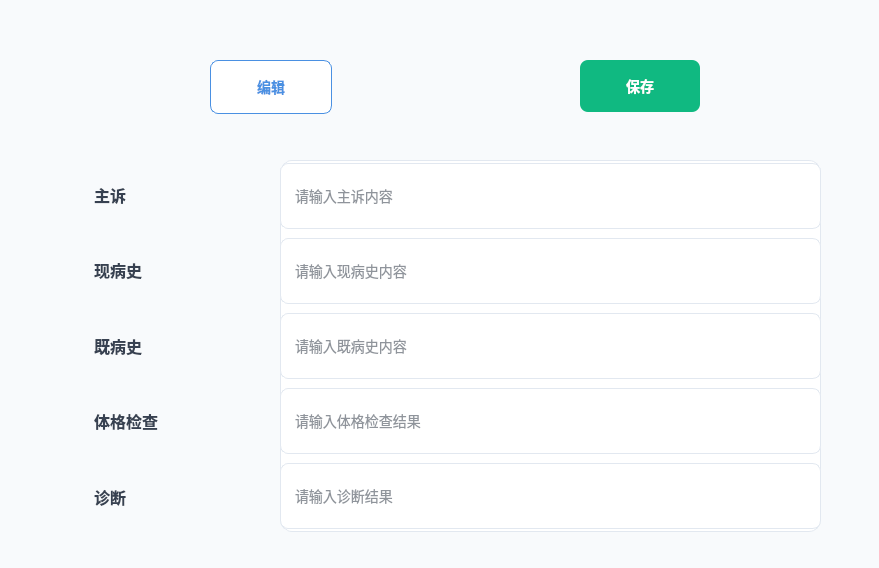
<?xml version="1.0" encoding="UTF-8"?>
<ui version="4.0">
 <class>doctorCaseEditClient</class>
 <widget class="QWidget" name="doctorCaseEditClient">
  <property name="geometry">
   <rect>
    <x>0</x>
    <y>0</y>
    <width>879</width>
    <height>568</height>
   </rect>
  </property>
  <property name="minimumSize">
   <size>
    <width>879</width>
    <height>568</height>
   </size>
  </property>
  <property name="maximumSize">
   <size>
    <width>879</width>
    <height>568</height>
   </size>
  </property>
  <property name="windowTitle">
   <string>病例编辑</string>
  </property>
  <property name="styleSheet">
   <string notr="true">
/* 主窗口样式 */
QWidget {
    font-family: &quot;Segoe UI&quot;, &quot;Microsoft YaHei&quot;, sans-serif;
    background-color: #f8fafc;
}

/* 标签样式 */
QLabel {
    background-color: transparent;
    color: #374151;
    font-size: 16px;
    font-weight: 500;
    padding: 8px 0px;
}

/* 输入框样式 */
QLineEdit {
    background-color: white;
    border: 1px solid #e2e8f0;
    border-radius: 8px;
    padding: 12px;
    font-size: 14px;
    color: #1f2937;
    selection-background-color: #4a90e2;
    selection-color: white;
    min-height: 40px;
}

QLineEdit:focus {
    border: 1px solid #4a90e2;
    background-color: #f0f7ff;
    outline: none;
}

QLineEdit:hover {
    border: 1px solid #cbd5e1;
}

QLineEdit:read-only {
    background-color: #f1f5f9;
    color: #64748b;
    border: 1px solid #e2e8f0;
}

/* 按钮样式 */
QPushButton {
    background-color: #4a90e2;
    color: white;
    border: none;
    border-radius: 8px;
    padding: 10px 20px;
    font-size: 14px;
    font-weight: 500;
    transition: all 0.2s ease;
    min-width: 80px;
    min-height: 32px;
}

QPushButton:hover {
    background-color: #3a7bc8;
    transform: translateY(-1px);
}

QPushButton:pressed {
    background-color: #2c6bb6;
    transform: translateY(1px);
}

QPushButton:disabled {
    background-color: #cbd5e1;
    color: #94a3b8;
}

/* 编辑按钮特殊样式 */
#pushButton {
    background-color: white;
    color: #4a90e2;
    border: 1px solid #4a90e2;
}

#pushButton:hover {
    background-color: #4a90e2;
    color: white;
}

#pushButton:pressed {
    background-color: #3a7bc8;
    border-color: #3a7bc8;
}

/* 保存按钮特殊样式 */
#pushButton_2 {
    background-color: #10b981;
    color: white;
}

#pushButton_2:hover {
    background-color: #0d966c;
}

#pushButton_2:pressed {
    background-color: #0b845a;
}

/* 布局容器样式 */
#verticalLayoutWidget {
    background-color: white;
    border-radius: 12px;
    border: 1px solid #e2e8f0;
    box-shadow: 0 4px 6px rgba(0, 0, 0, 0.05);
}

#verticalLayoutWidget_2 {
    background-color: transparent;
}

/* 布局样式 */
QVBoxLayout {
    spacing: 15px;
}
   </string>
  </property>
  <widget class="QWidget" name="verticalLayoutWidget">
   <property name="geometry">
    <rect>
     <x>280</x>
     <y>160</y>
     <width>541</width>
     <height>372</height>
    </rect>
   </property>
   <property name="minimumSize">
    <size>
     <width>0</width>
     <height>40</height>
    </size>
   </property>
   <layout class="QVBoxLayout" name="verticalLayout">
    <item>
     <widget class="QLineEdit" name="mainLineEdit">
      <property name="minimumSize">
       <size>
        <width>0</width>
        <height>66</height>
       </size>
      </property>
      <property name="font">
       <font>
        <family>Segoe UI</family>
        <pointsize>-1</pointsize>
       </font>
      </property>
      <property name="placeholderText">
       <string>请输入主诉内容</string>
      </property>
     </widget>
    </item>
    <item>
     <widget class="QLineEdit" name="nowLineEdit">
      <property name="minimumSize">
       <size>
        <width>0</width>
        <height>66</height>
       </size>
      </property>
      <property name="font">
       <font>
        <family>Segoe UI</family>
        <pointsize>-1</pointsize>
       </font>
      </property>
      <property name="placeholderText">
       <string>请输入现病史内容</string>
      </property>
     </widget>
    </item>
    <item>
     <widget class="QLineEdit" name="pastLineEdit">
      <property name="minimumSize">
       <size>
        <width>0</width>
        <height>66</height>
       </size>
      </property>
      <property name="font">
       <font>
        <family>Segoe UI</family>
        <pointsize>-1</pointsize>
       </font>
      </property>
      <property name="placeholderText">
       <string>请输入既病史内容</string>
      </property>
     </widget>
    </item>
    <item>
     <widget class="QLineEdit" name="checkLineEdit">
      <property name="minimumSize">
       <size>
        <width>0</width>
        <height>66</height>
       </size>
      </property>
      <property name="font">
       <font>
        <family>Segoe UI</family>
        <pointsize>-1</pointsize>
       </font>
      </property>
      <property name="placeholderText">
       <string>请输入体格检查结果</string>
      </property>
     </widget>
    </item>
    <item>
     <widget class="QLineEdit" name="diagnoseLineEdit">
      <property name="minimumSize">
       <size>
        <width>0</width>
        <height>66</height>
       </size>
      </property>
      <property name="font">
       <font>
        <family>Segoe UI</family>
        <pointsize>-1</pointsize>
       </font>
      </property>
      <property name="placeholderText">
       <string>请输入诊断结果</string>
      </property>
     </widget>
    </item>
   </layout>
  </widget>
  <widget class="QWidget" name="verticalLayoutWidget_2">
   <property name="geometry">
    <rect>
     <x>90</x>
     <y>160</y>
     <width>151</width>
     <height>371</height>
    </rect>
   </property>
   <layout class="QVBoxLayout" name="verticalLayout_2">
    <item>
     <widget class="QLabel" name="label">
      <property name="font">
       <font>
        <family>Segoe UI</family>
        <pointsize>-1</pointsize>
        <fontweight>Medium</fontweight>
       </font>
      </property>
      <property name="text">
       <string>主诉</string>
      </property>
     </widget>
    </item>
    <item>
     <widget class="QLabel" name="label_2">
      <property name="font">
       <font>
        <family>Segoe UI</family>
        <pointsize>-1</pointsize>
        <fontweight>Medium</fontweight>
       </font>
      </property>
      <property name="text">
       <string>现病史</string>
      </property>
     </widget>
    </item>
    <item>
     <widget class="QLabel" name="label_3">
      <property name="font">
       <font>
        <family>Segoe UI</family>
        <pointsize>-1</pointsize>
        <fontweight>Medium</fontweight>
       </font>
      </property>
      <property name="text">
       <string>既病史</string>
      </property>
     </widget>
    </item>
    <item>
     <widget class="QLabel" name="label_4">
      <property name="font">
       <font>
        <family>Segoe UI</family>
        <pointsize>-1</pointsize>
        <fontweight>Medium</fontweight>
       </font>
      </property>
      <property name="text">
       <string>体格检查</string>
      </property>
     </widget>
    </item>
    <item>
     <widget class="QLabel" name="label_5">
      <property name="font">
       <font>
        <family>Segoe UI</family>
        <pointsize>-1</pointsize>
        <fontweight>Medium</fontweight>
       </font>
      </property>
      <property name="text">
       <string>诊断</string>
      </property>
     </widget>
    </item>
   </layout>
  </widget>
  <widget class="QPushButton" name="pushButton">
   <property name="geometry">
    <rect>
     <x>210</x>
     <y>60</y>
     <width>122</width>
     <height>54</height>
    </rect>
   </property>
   <property name="text">
    <string>编辑</string>
   </property>
  </widget>
  <widget class="QPushButton" name="pushButton_2">
   <property name="geometry">
    <rect>
     <x>580</x>
     <y>60</y>
     <width>120</width>
     <height>52</height>
    </rect>
   </property>
   <property name="text">
    <string>保存</string>
   </property>
  </widget>
 </widget>
 <resources/>
 <connections/>
</ui>
